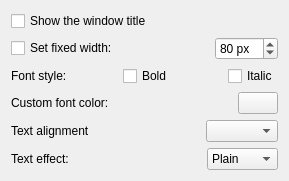
<?xml version="1.0" encoding="UTF-8"?>
<ui version="4.0">
 <class>appNameConfig</class>
 <widget class="QWidget" name="appNameConfig">
  <property name="geometry">
   <rect>
    <x>0</x>
    <y>0</y>
    <width>289</width>
    <height>175</height>
   </rect>
  </property>
  <property name="windowTitle">
   <string>Configure Application Title Plasmoid</string>
  </property>
  <layout class="QVBoxLayout" name="verticalLayout">
   <item>
    <widget class="QCheckBox" name="kcfg_showWindowTitle">
     <property name="toolTip">
      <string/>
     </property>
     <property name="text">
      <string>Show the window title</string>
     </property>
    </widget>
   </item>
   <item>
    <layout class="QHBoxLayout" name="horizontalLayout">
     <item>
      <widget class="QCheckBox" name="kcfg_fixedWidth">
       <property name="text">
        <string>Set fixed width:</string>
       </property>
      </widget>
     </item>
     <item>
      <spacer name="horizontalSpacer_4">
       <property name="orientation">
        <enum>Qt::Horizontal</enum>
       </property>
       <property name="sizeHint" stdset="0">
        <size>
         <width>40</width>
         <height>20</height>
        </size>
       </property>
      </spacer>
     </item>
     <item>
      <widget class="QSpinBox" name="kcfg_width">
       <property name="suffix">
        <string> px</string>
       </property>
       <property name="minimum">
        <number>10</number>
       </property>
       <property name="maximum">
        <number>999</number>
       </property>
       <property name="value">
        <number>80</number>
       </property>
      </widget>
     </item>
    </layout>
   </item>
   <item>
    <layout class="QHBoxLayout" name="horizontalLayout_2">
     <item>
      <widget class="QLabel" name="label">
       <property name="text">
        <string>Font style:</string>
       </property>
      </widget>
     </item>
     <item>
      <spacer name="horizontalSpacer_3">
       <property name="orientation">
        <enum>Qt::Horizontal</enum>
       </property>
       <property name="sizeHint" stdset="0">
        <size>
         <width>40</width>
         <height>20</height>
        </size>
       </property>
      </spacer>
     </item>
     <item>
      <widget class="QCheckBox" name="kcfg_bold">
       <property name="text">
        <string>Bold</string>
       </property>
      </widget>
     </item>
     <item>
      <spacer name="horizontalSpacer_2">
       <property name="orientation">
        <enum>Qt::Horizontal</enum>
       </property>
       <property name="sizeHint" stdset="0">
        <size>
         <width>40</width>
         <height>20</height>
        </size>
       </property>
      </spacer>
     </item>
     <item>
      <widget class="QCheckBox" name="kcfg_italic">
       <property name="text">
        <string>Italic</string>
       </property>
      </widget>
     </item>
    </layout>
   </item>
   <item>
    <layout class="QHBoxLayout" name="horizontalLayout_3">
     <item>
      <widget class="QLabel" name="label_2">
       <property name="text">
        <string>Custom font color:</string>
       </property>
      </widget>
     </item>
     <item>
      <spacer name="horizontalSpacer">
       <property name="orientation">
        <enum>Qt::Horizontal</enum>
       </property>
       <property name="sizeHint" stdset="0">
        <size>
         <width>40</width>
         <height>20</height>
        </size>
       </property>
      </spacer>
     </item>
     <item>
      <widget class="KColorButton" name="kcfg_color">
       <property name="sizePolicy">
        <sizepolicy hsizetype="Minimum" vsizetype="Fixed">
         <horstretch>0</horstretch>
         <verstretch>0</verstretch>
        </sizepolicy>
       </property>
      </widget>
     </item>
    </layout>
   </item>
   <item>
    <layout class="QHBoxLayout" name="horizontalLayout_5">
     <item>
      <widget class="QLabel" name="label_4">
       <property name="text">
        <string>Text alignment</string>
       </property>
      </widget>
     </item>
     <item>
      <spacer name="horizontalSpacer_6">
       <property name="orientation">
        <enum>Qt::Horizontal</enum>
       </property>
       <property name="sizeHint" stdset="0">
        <size>
         <width>40</width>
         <height>20</height>
        </size>
       </property>
      </spacer>
     </item>
     <item>
      <widget class="QComboBox" name="comboBox"/>
     </item>
    </layout>
   </item>
   <item>
    <layout class="QHBoxLayout" name="horizontalLayout_4">
     <item>
      <widget class="QLabel" name="label_3">
       <property name="text">
        <string>Text effect:</string>
       </property>
      </widget>
     </item>
     <item>
      <spacer name="horizontalSpacer_5">
       <property name="orientation">
        <enum>Qt::Horizontal</enum>
       </property>
       <property name="sizeHint" stdset="0">
        <size>
         <width>40</width>
         <height>20</height>
        </size>
       </property>
      </spacer>
     </item>
     <item>
      <widget class="QComboBox" name="kcfg_effect">
       <item>
        <property name="text">
         <string notr="true">Plain</string>
        </property>
       </item>
       <item>
        <property name="text">
         <string notr="true">Raised</string>
        </property>
       </item>
       <item>
        <property name="text">
         <string notr="true">Sunken</string>
        </property>
       </item>
      </widget>
     </item>
    </layout>
   </item>
   <item>
    <spacer name="verticalSpacer">
     <property name="orientation">
      <enum>Qt::Vertical</enum>
     </property>
     <property name="sizeHint" stdset="0">
      <size>
       <width>20</width>
       <height>15</height>
      </size>
     </property>
    </spacer>
   </item>
  </layout>
 </widget>
 <customwidgets>
  <customwidget>
   <class>KColorButton</class>
   <extends>QPushButton</extends>
   <header>kcolorbutton.h</header>
  </customwidget>
 </customwidgets>
 <resources/>
 <connections/>
</ui>
